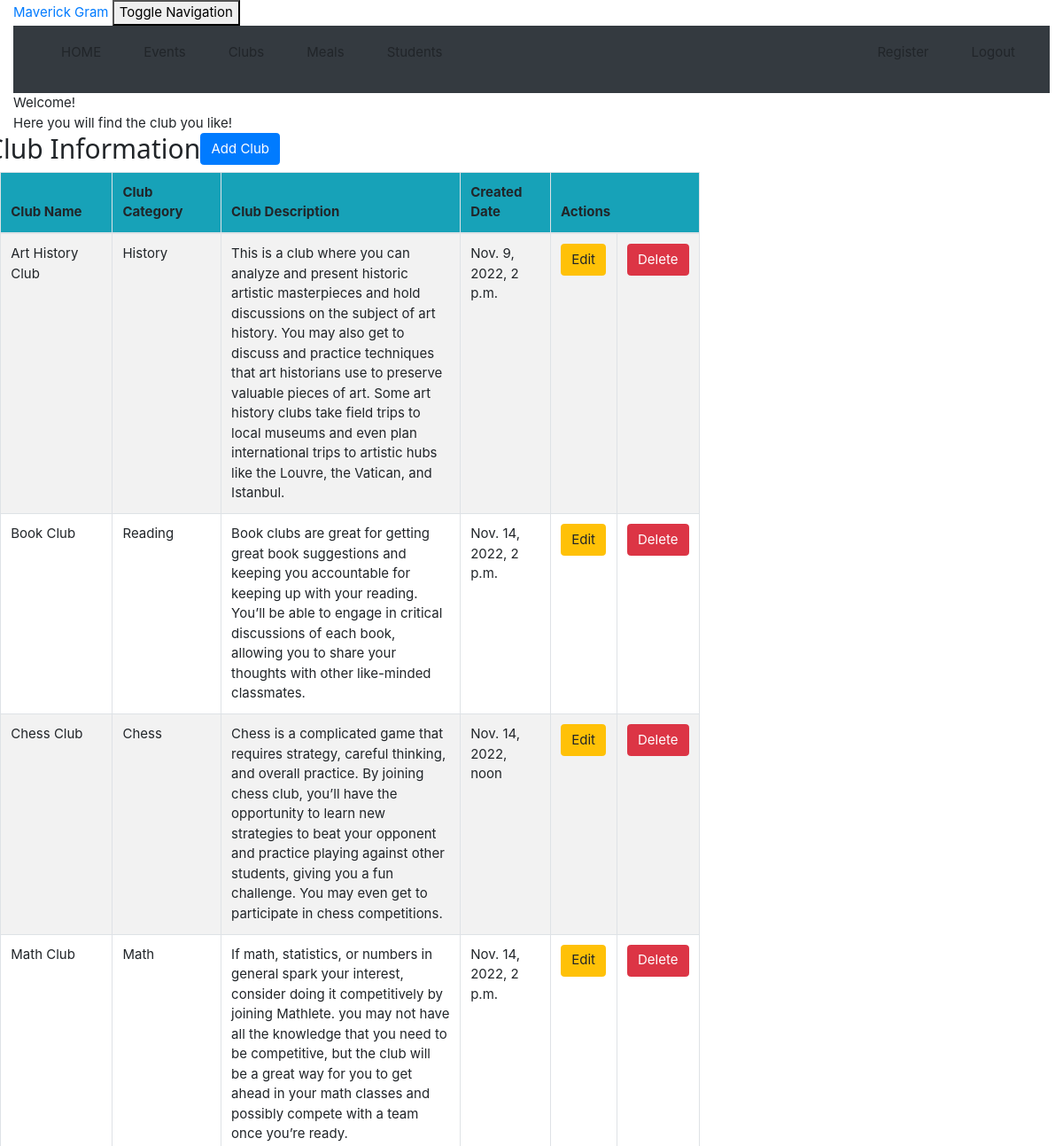
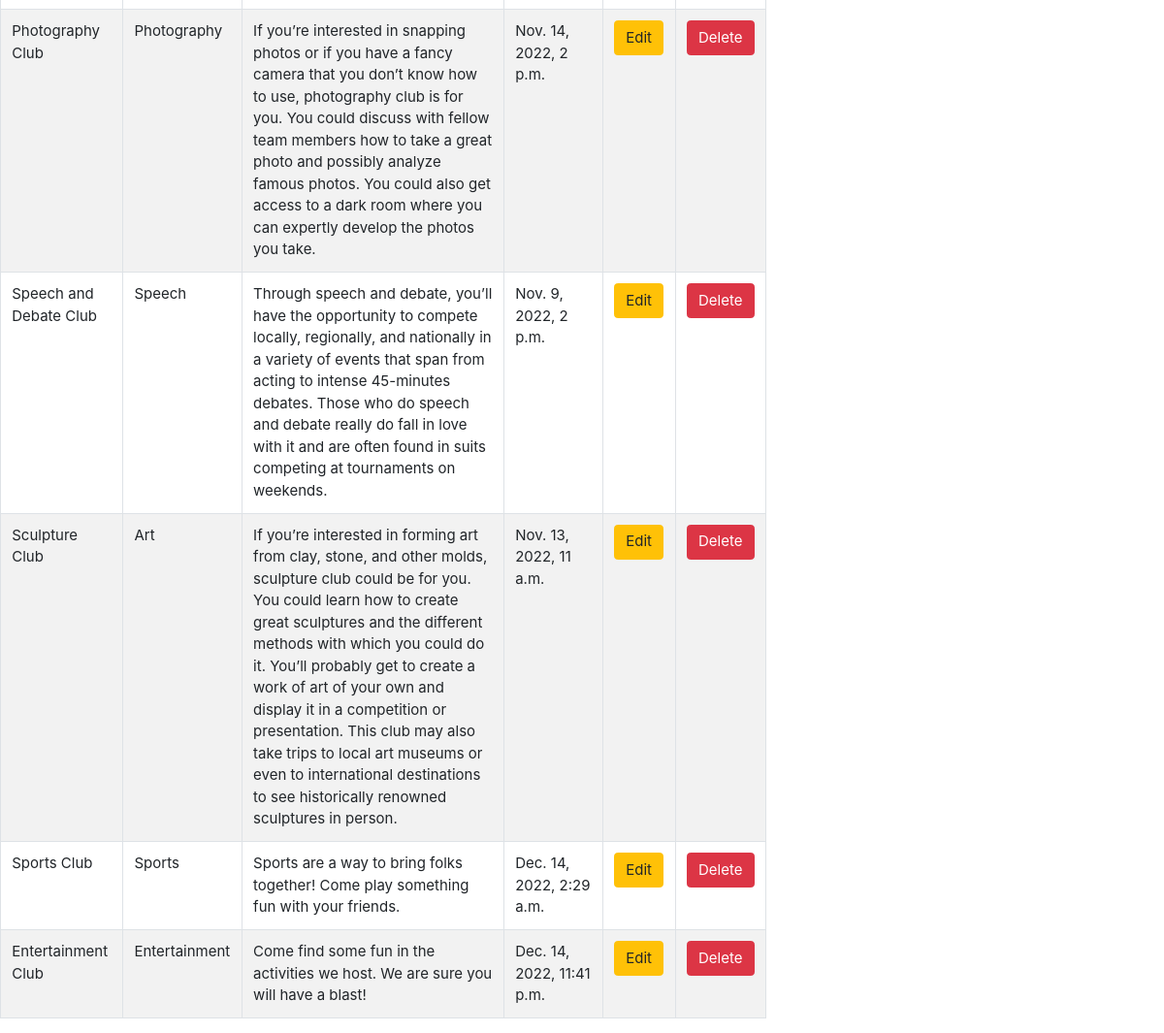
Screenshot of /club_list (signed in) with the database file from the repository (2 pictures, top to bottom).
### crm/models.py (models this page shows, shortened)
class Club(models.Model):
    club_name = models.CharField(max_length=100)
    club_category = models.CharField(max_length=100)
    club_description = models.TextField()
    created_date = models.DateTimeField(
        default=timezone.now)

### crm/views.py (the view)
# urls.py: path('club_list', views.club_list, name='club_list'),
@login_required
def club_list(request):
    club = Club.objects.filter()
    return render(request, 'crm/club_list.html',
                  {'clubs': club})

### crm/templates/crm/club_list.html (shortened to what this page needs)
<!DOCTYPE html>
<html lang="en">
{% extends 'crm/base.html' %}
{% block content %}
    <html>
    <head>
    </head>
    <body class="bodylist">
    <div class="container">
        <div class="panel panel-primary">
            <div class="panel-heading">Welcome!</div>
            <div class="panel-body">
                Here you will find the club you like!
            </div>
        </div>
    </div>
    <div class="row">
        <h2>Club Information</h2>
        <td>  <a href="http://127.0.0.1:8000/admin/crm/club/add/"><span
                class="btn btn-primary">Add Club</span></a></td>
    </div>
    <div>
        <table class="table table-striped table-bordered table-hover w-auto">
            <thead>
            <tr class="bg-info">
                <th>Club Name</th>
                <th>Club Category</th>
                <th>Club Description</th>
                <th>Created　Date</th>
                <th colspan="4">Actions</th>
            </tr>
            </thead>
            <tbody>
            {% for club in clubs %}
                <tr>
                    <td>{{ club.club_name }}</td>
                    <td>{{ club.club_category }}</td>
                    <td>{{ club.club_description }}</td>
                    <td>{{ club.created_date }}</td>
                    <td><a href="{% url 'crm:club_edit' pk=club.pk %}"
                           class="btn btn-warning">Edit</a>
                    <td><a href="{% url 'crm:club_delete' pk=club.pk %}"
                           onclick="return confirm('Are you sure you want to delete?')"
                           class="btn btn-danger">Delete</a>
                </tr>
            {% endfor %}
            </tbody>
        </table>
    </div>
    </body>
    </html>
{% endblock %}

### crm/static/css/w3.css (style rules this page uses)
html { box-sizing:border-box }
*,*:before,*:after { box-sizing:inherit }
html { -ms-text-size-adjust:100%;-webkit-text-size-adjust:100% }
body { margin:0 }
a { background-color:transparent }
html,body { font-family:Verdana,sans-serif;font-size:15px;line-height:1.5 }
html { overflow-x:hidden }
h2 { font-size:30px }
h1,h2,h3,h4,h5,h6 { font-family:"Segoe UI",Arial,sans-serif;font-weight:400;margin:10px 0 }
a { color:inherit }

### rows the page displays
Club: club_name "Art History Club", club_category "History", club_description "This is a club where you can analyze and present historic artistic masterpieces and hold discussions on the subject of art history. You may also get to discuss and practice techniques that art historians use to preserve valuable pieces of art. Some art history clubs take field trips to local museums and even plan international trips to artistic hubs like the Louvre, the Vatican, and Istanbul.", created_date "Nov. 9, 2022, 2 p.m."
Club: club_name "Book Club", club_category "Reading", club_description "Book clubs are great for getting great book suggestions and keeping you accountable for keeping up with your reading. You’ll be able to engage in critical discussions of each book, allowing you to share your thoughts with other like-minded classmates.", created_date "Nov. 14, 2022, 2 p.m."
Club: club_name "Chess Club", club_category "Chess", club_description "Chess is a complicated game that requires strategy, careful thinking, and overall practice. By joining chess club, you’ll have the opportunity to learn new strategies to beat your opponent and practice playing against other students, giving you a fun challenge. You may even get to participate in chess competitions.", created_date "Nov. 14, 2022, noon"
Club: club_name "Math Club", club_category "Math", club_description "If math, statistics, or numbers in general spark your interest, consider doing it competitively by joining Mathlete. you may not have all the knowledge that you need to be competitive, but the club will be a great way for you to get ahead in your math classes and possibly compete with a team once you’re ready.", created_date "Nov. 14, 2022, 2 p.m."
Club: club_name "Photography Club", club_category "Photography", club_description "If you’re interested in snapping photos or if you have a fancy camera that you don’t know how to use, photography club is for you. You could discuss with fellow team members how to take a great photo and possibly analyze famous photos. You could also get access to a dark room where you can expertly develop the photos you take.", created_date "Nov. 14, 2022, 2 p.m."
Club: club_name "Speech and Debate Club", club_category "Speech", club_description "Through speech and debate, you’ll have the opportunity to compete locally, regionally, and nationally in a variety of events that span from acting to intense 45-minutes debates. Those who do speech and debate really do fall in love with it and are often found in suits competing at tournaments on weekends.", created_date "Nov. 9, 2022, 2 p.m."
Club: club_name "Sculpture Club", club_category "Art", club_description "If you’re interested in forming art from clay, stone, and other molds, sculpture club could be for you. You could learn how to create great sculptures and the different methods with which you could do it. You’ll probably get to create a work of art of your own and display it in a competition or presentation. This club may also take trips to local art museums or even to international destinations to see historically renowned sculptures in person.", created_date "Nov. 13, 2022, 11 a.m."
Club: club_name "Sports Club", club_category "Sports", club_description "Sports are a way to bring folks together! Come play something fun with your friends.", created_date "Dec. 14, 2022, 2:29 a.m."
Club: club_name "Entertainment Club", club_category "Entertainment", club_description "Come find some fun in the activities we host. We are sure you will have a blast!", created_date "Dec. 14, 2022, 11:41 p.m."
